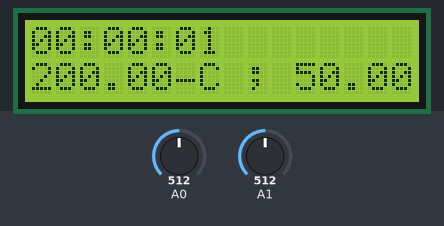
Bench run of a sketch on a simulated Arduino Uno, built with avr-gcc and run on an emulated ATmega328P. Parts: 16×2 character LCD. Inputs (shaded band) come from the test bench; at power-on: A1 = 512, A0 = 512. What the sketch prints to the serial monitor is not drawn.

Above: at 1.2 s.
1.3 s: A1 set to 716
At 2.8 s:
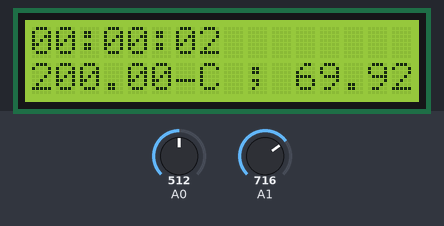
4.5 s: A0 set to 716
At 5.9 s:
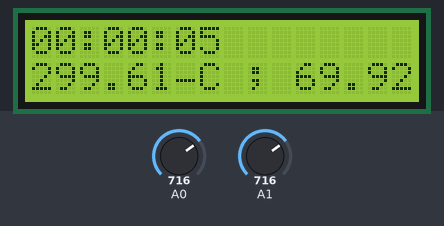
7.6 s: A1 set to 900
At 8.9 s:
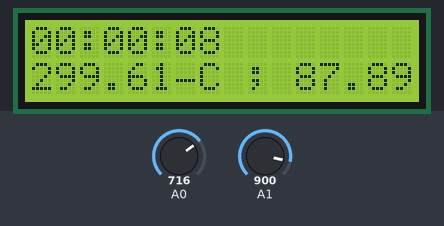
10.6 s: A0 set to 900
At 11.9 s:
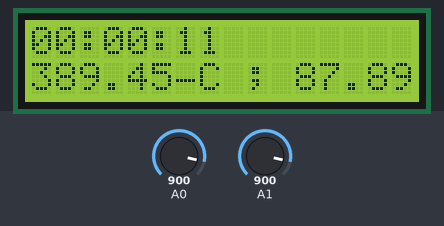
13.6 s: A1 set to 1023
At 14.9 s:
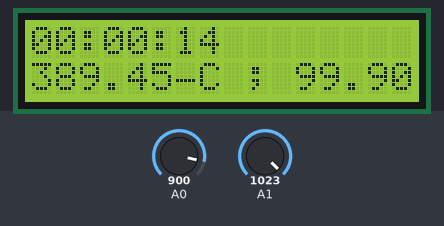
16.6 s: A0 set to 1023
At 17.9 s:
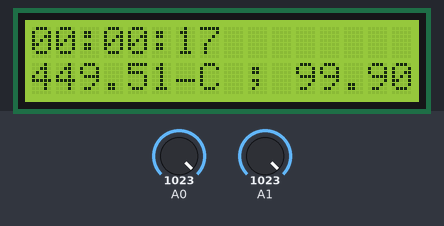
Timing chart, 0 to 19.6 s (numbered marks = the images above; inputs shaded):
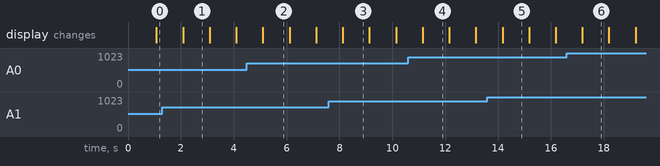

Measured:
- what the display in image 1 shows lasts 1.0 s, from 2.1 s to 3.1 s

The sketch:

weather_monitoring_system1.ino
```cpp
#include<LiquidCrystal.h>
LiquidCrystal lcd(6,7,2,3,4,5);
int s,t,sec,min,g;
double temp;
float p;

void setup()
{
  lcd.begin(16,2);
  Serial.begin(9600);
}

void loop()
{
  lcd.clear();
  printTime();
  printTemp();
  lcd.print(" ; ");
  printGas();
  delay(1000);
}

void printTime()
{
  t = millis();
  t = t/1000;
  sec = t%60;
  t = t/60;
  min = t%60;
  t = t/60;
  lcd.setCursor(0,0);
  if(t<10)
    lcd.print("0");
  lcd.print(t);
  lcd.print(":");
  if(min<10)
    lcd.print("0");
  lcd.print(min);
  lcd.print(":");
  if(sec<10)
    lcd.print("0");
  lcd.print(sec);
}

void printTemp()
{
  s = analogRead(A0);
  temp = (double)s / 1024;
  temp = temp * 5;
  temp = temp - 0.5;
  temp = temp * 100;
  lcd.setCursor(0,1);
  lcd.print(temp);
  lcd.print((char)176);
  lcd.print("C");
}

void printGas()
{
  g = analogRead(A1);
  p = (float)g/1024*100;
  Serial.println(g);
  lcd.print(p);
  lcd.print("%");
}
```
